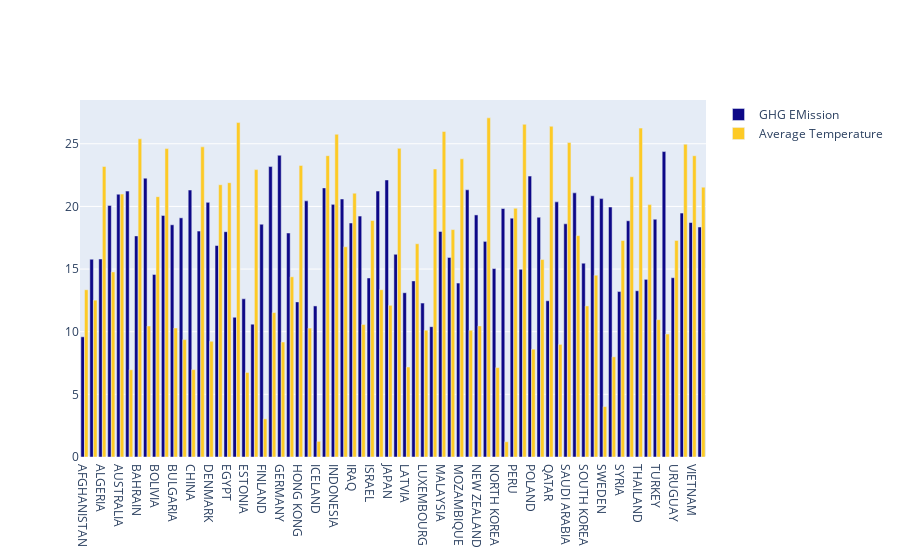

The code cell stored with this chart in its notebook:
### Code cell
fig = go.Figure()
fig.add_trace(go.Bar(
    x=df["Country"],
    y=np.log(df["GHG"]),
    name="GHG EMission",
    marker_color='#0d0887'
))
fig.add_trace(go.Bar(
    x=df["Country"],
    y=df["AverageTemperature"],
    name="Average Temperature",
    marker_color='#fdca26'
))

### Figure 1 — Plotly figure (JSON) as saved in the notebook; plotly's stock layout.template omitted (floating-point values rounded to 4 significant figures)
{"data": [{"marker": {"color": "#0d0887"}, "name": "GHG EMission", "type": "bar", "x": ["AFGHANISTAN", "ALBANIA", "ALGERIA", "ARGENTINA", "AUSTRALIA", "AUSTRIA", "BAHRAIN", "BELGIUM", "BOLIVIA", "BRAZIL", "BULGARIA", "CHILE", "CHINA", "COLOMBIA", "DENMARK", "ECUADOR", "EGYPT", "ERITREA", "ESTONIA", "ETHIOPIA", "FINLAND", "FRANCE", "GERMANY", "GREECE", "HONG KONG", "HUNGARY", "ICELAND", "INDIA", "INDONESIA", "IRAN", "IRAQ", "IRELAND", "ISRAEL", "ITALY", "JAPAN", "KUWAIT", "LATVIA", "LEBANON", "LUXEMBOURG", "MADAGASCAR", "MALAYSIA", "MOROCCO", "MOZAMBIQUE", "NETHERLANDS", "NEW ZEALAND", "NIGERIA", "NORTH KOREA", "NORWAY", "PERU", "PHILIPPINES", "POLAND", "PORTUGAL", "QATAR", "ROMANIA", "SAUDI ARABIA", "SOUTH AFRICA", "SOUTH KOREA", "SPAIN", "SWEDEN", "SWITZERLAND", "SYRIA", "TAIWAN", "THAILAND", "TUNISIA", "TURKEY", "UNITED KINGDOM", "URUGUAY", "VENEZUELA", "VIETNAM", "ZIMBABWE"], "y": [9.593, 15.78, 15.8, 20.08, 20.97, 21.22, 17.65, 22.25, 14.57, 19.28, 18.53, 19.09, 21.31, 18.03, 20.33, 16.88, 17.98, 11.15, 12.63, 10.6, 18.58, 23.18, 24.08, 17.88, 12.38, 20.44, 12.06, 21.48, 20.17, 20.59, 18.68, 19.23, 14.29, 21.22, 22.11, 16.18, 13.11, 14.06, 12.28, 10.4, 18.0, 15.93, 13.88, 21.32, 19.32, 17.21, 15.04, 19.83, 19.06, 14.98, 22.42, 19.14, 12.47, 20.36, 18.61, 21.08, 15.47, 20.85, 20.62, 19.95, 13.2, 18.85, 13.27, 14.18, 18.98, 24.38, 14.31, 19.47, 18.71, 18.35]}, {"marker": {"color": "#fdca26"}, "name": "Average Temperature", "type": "bar", "x": ["AFGHANISTAN", "ALBANIA", "ALGERIA", "ARGENTINA", "AUSTRALIA", "AUSTRIA", "BAHRAIN", "BELGIUM", "BOLIVIA", "BRAZIL", "BULGARIA", "CHILE", "CHINA", "COLOMBIA", "DENMARK", "ECUADOR", "EGYPT", "ERITREA", "ESTONIA", "ETHIOPIA", "FINLAND", "FRANCE", "GERMANY", "GREECE", "HONG KONG", "HUNGARY", "ICELAND", "INDIA", "INDONESIA", "IRAN", "IRAQ", "IRELAND", "ISRAEL", "ITALY", "JAPAN", "KUWAIT", "LATVIA", "LEBANON", "LUXEMBOURG", "MADAGASCAR", "MALAYSIA", "MOROCCO", "MOZAMBIQUE", "NETHERLANDS", "NEW ZEALAND", "NIGERIA", "NORTH KOREA", "NORWAY", "PERU", "PHILIPPINES", "POLAND", "PORTUGAL", "QATAR", "ROMANIA", "SAUDI ARABIA", "SOUTH AFRICA", "SOUTH KOREA", "SPAIN", "SWEDEN", "SWITZERLAND", "SYRIA", "TAIWAN", "THAILAND", "TUNISIA", "TURKEY", "UNITED KINGDOM", "URUGUAY", "VENEZUELA", "VIETNAM", "ZIMBABWE"], "y": [13.35, 12.52, 23.19, 14.77, 20.98, 6.963, 25.4, 10.45, 20.78, 24.62, 10.3, 9.369, 6.976, 24.75, 9.237, 21.73, 21.89, 26.69, 6.746, 22.94, 3.046, 11.53, 9.176, 14.38, 23.27, 10.29, 1.248, 24.05, 25.76, 16.78, 21.05, 10.58, 18.88, 13.35, 12.1, 24.64, 7.182, 17.02, 10.12, 22.99, 25.98, 18.15, 23.8, 10.12, 10.46, 27.07, 7.137, 1.217, 19.85, 26.55, 8.606, 15.76, 26.4, 8.988, 25.1, 17.67, 12.06, 14.51, 4.023, 7.996, 17.28, 22.36, 26.25, 20.15, 10.96, 9.814, 17.29, 24.96, 24.04, 21.54]}], "layout": {}}
